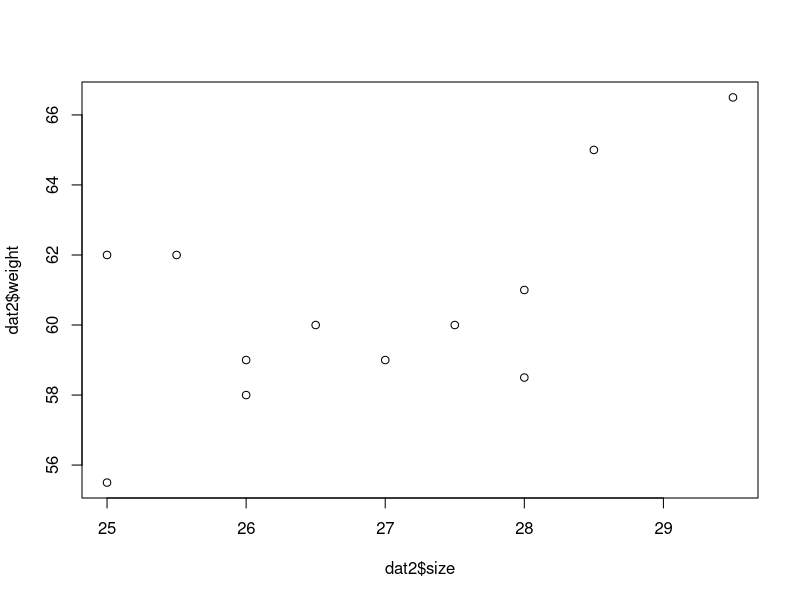

The R script that drew this image: (Note: this script raises an error after producing the figure.)
## Working Through Data With Errors

#Data importing .CSV File
errdat= read.csv("data/SampleData_w_errors.csv")
errdat

#Look at structure of data
str(errdat) #str gives overview of what this data structure looks at including class (vector)

#Problem: Size is not numbers
errdat$size
#See this prints out the size as characters!
#How can we fix this??
#And neither is weight!


#We could go to the excel and fix the issue... But what if we messed up the data?
#What if collaborators use the not updated excel??

#So what other solutions can we do on the R side?
#Problem 1: Weight is not a number
#Reason Why 1: The #N/A! IS a character; also the "" at the end!
#Solution 1: Tell R that the #N/A! is a missing value when importing the data

errdat= read.csv("data/SampleData_w_errors.csv", na.strings = "#N/A!")
errdat
errdat$weight
# Now #N/A! is read as NA
##It also solved the "" ==> blank as a character can be a character...
##BUT blank as a number is nothing but missing data!!


#Problem 2: Size is a character
#Reason why 2: the **
#Solution 2: Do the same thing!

errdat= read.csv("data/SampleData_w_errors.csv", na.string=c("#N/A!","**"))
errdat

#Problem 3: this
mean(errdat$size)
#Fit by
mean(errdat$size, na.rm=T)
#Now we can actually calculate the mean by telling R to forget about the NA


#Problem 4: What the heck is Column "X"!?
#Lets look at the excel to see if we can get any ideas
#Luckily (or planned) the excel tells us that the X is a random value in a column, probably a data entry error!
#So lets remove the column... but in R; who knows maybe there's a reason for it!
#Solution 3: remove that column, or remove any column with no column name!

#to remove column X

names(errdat) #this gives us the column names
names(errdat)=="X"   #For any of the column names, do any of them 'equal' X
which(names(errdat)=="X") #Whuch column is called X?
errdat[,which(names(errdat)=="X")] #Give me the values for the column called "X" in dataframe "errdat"

dat=errdat[,which(names(errdat)!="X")]
dat
errdat[,1:5] #This would work for a small data set like this, but what if it is huge?

#Problem 5: That last row!?
#Do the same thing but for rows rather than columns
#SO let's remove any rows that are missing individual IDs

dat$Indiv_ID #lets taget the row where the ID is "" (blank)
dat2=dat[which(dat$Indiv_ID != ""),]  #We don't need the names because we are looking specifically at the data
dat2


#which(names(dat$Indiv_ID) != "")

#Why does it break the way it does when we use names??



# Starting Plotting: Back to the Basics -----------------------------------
#To start, what kind of vectors do we have?
#Factors (integers/levels) (Where levels is like a binary or set defined as numbers ie- 0 or 1)
#Numeric (continuous)
#Characters (Child or Adult, M or F, etc)
#Time

#Scatterplot: 2 continuous variables against each other
#Box Plot: ! continuous variable over a category
#Lineplot: Continuous over time, etc

plot(dat2$size,dat2$weight) #This plots a continuous variable over another continuous

plot(dat2$sex, dat2$weight)  #Uh oh this no work-ie

plot(dat2$weight~dat2$size) #So what is this saying? Its the same plot in formula notation? ie- y~x

plot(weight~size, data=dat2) #This is much more crisp/clean! #Variable names should be case and spelling sensitive





